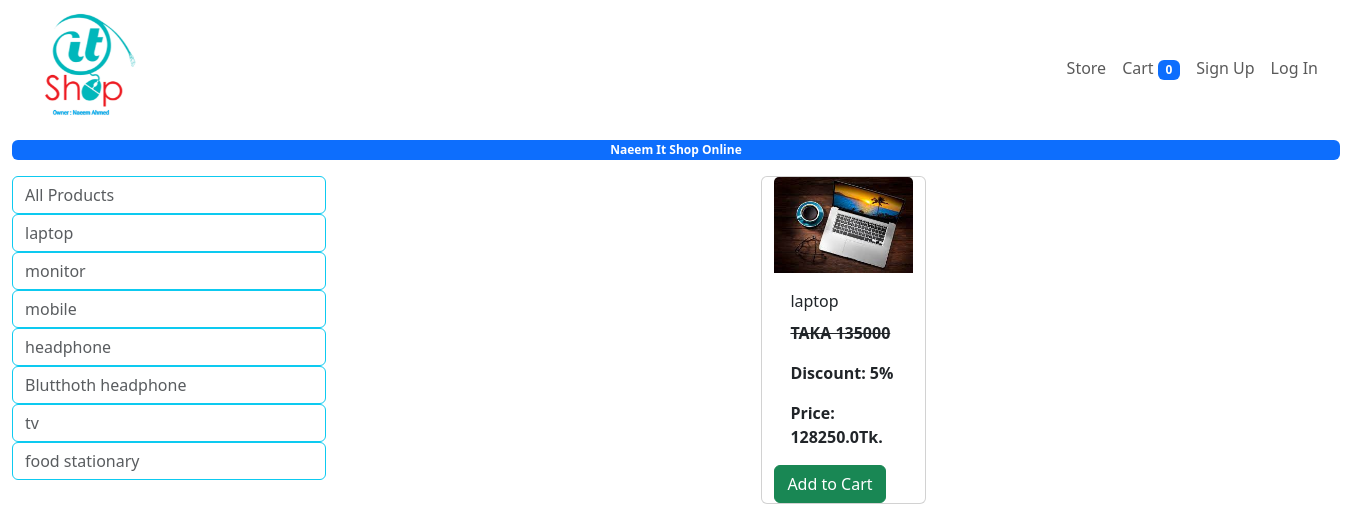
The app's page /store?category=2 with its own data.
### itshop/models.py (models this page shows, shortened)
class Category(models.Model):
    name=models.CharField(max_length=40)
    @staticmethod
    def get_all_categories():
        return Category.objects.all()

class Product(models.Model):
    name=models.CharField(max_length=50)
    purchage_price=models.IntegerField(default=0)
    sell_price=models.IntegerField(default=0)
    discount=models.IntegerField(default=0)
    description=models.CharField(max_length=200)
    image=models.ImageField(upload_to='uploads/products/')
    category=models.ForeignKey(Category,on_delete=models.CASCADE)
    @staticmethod
    def get_products_by_category_id(category_id):
        if category_id:
            return Product.objects.filter(category=category_id)
        else:
            return Product.objects.all()

### itshop/views.py (the view)
# urls.py: path('store',views.store , name='store'),
def store(request):
        products = None
        categories = Category.get_all_categories()
        CategoryID = request.GET.get('category')
        if CategoryID:
            products = Product.get_products_by_category_id(CategoryID)
        else:
            products = Product.get_all_products()
        data={}
        data['products']=products
        data['cat']=categories
        return render(request,'itshop/index.html',data)

### itshop/templatetags/custom_filter.py (called while the page is built)
@register.filter(name='currency')
def currency(num):
    return 'TAKA ' + str(num)

@register.filter(name='discount')
def discount(num):
    return 'Discount: ' + str(num) + '%'

@register.filter(name='price')
def price(num, num1):
    pr=num1- (num1*num/100)
    return 'Price: ' + str(pr) + 'Tk.'

### templates/itshop/index.html (shortened to what this page needs)
{% extends 'itshop/base.html' %} {% load custom_filter %} {% load cart %} {% block content %}
<div class="badge bg-primary text-center" style="width: 83rem">
  Naeem It Shop Online
</div>
<div class="container-fluit mt-3">
  <div class="row">
    <div class="col-lg-3">
      <div class="list-group">
        <a href="/" class="list-group-item-action btn btn-outline-info"
          >All Products</a
        >
        {% for category in cat %}
        <a
          href="/?category={{category.id}}"
          class="list-group-item-action btn btn-outline-info"
          >{{category.name}}</a
        >
        {% endfor %}
      </div>
    </div>
    <div class="col-md-9" mx-auto>
      <div class="row mx-auto">
        {% for product in products %}
        <div class="card mx-auto mb-3 col-lg-2" id="{{product.id}}">
          <img class="card-img-top" src="{{product.image.url}}" />
          <div class="card-body">
            <p class="card-title">{{product.name}}</p>
            <p class="card-text">
              <b> <s> {{product.sell_price|currency}} </s> </b>
            </p>
            <p class="card-text"><b> {{product.discount| discount}} </b></p>
            <p class="card-text">
              <b> {{product.discount| price:product.sell_price}} </b>
            </p>
          </div>
          <div class="cart-footer">
            <div class="row">
              <form action="#{{product.id}}" method="post">
                <input
                  type="submit"value="Add to Cart"class="btn btn-block btn-success"
                />
              </form>
            </div>
          </div>
        </div>
        {% endfor %}
      </div>
    </div>
  </div>
</div>
{% endblock%}

### templates/itshop/base.html (shortened to what this page needs)
{% load static %}
<!DOCTYPE html>
<html lang="en">
  <head>
    <link
      href="https://cdn.jsdelivr.net/npm/bootstrap@5.3.0-alpha1/dist/css/bootstrap.min.css"
      rel="stylesheet"
    />
  </head>
  <body>
    <div class="container-fluid">
      <nav class="navbar navbar-expand-lg rounded">
        <div class="container-fluid">
          <img width="120px" src="{% static './logo.png' %}" alt="logo" />
          <div class="collapse navbar-collapse" id="navbarNav">
            <ul class="navbar-nav ms-auto text-light">
              <li class="nav-item">
                <a class="nav-link" aria-current="page" href="#">Store</a>
              </li>
              <li class="nav-item">
                <a class="nav-link" href="/">Cart
                <span class="badge bg-primary"
                  >{{request.session.cart.keys|length}}</span
                >
              </a>
              </li>
              <li class="nav-item">
                <a class="nav-link" href="#">Sign Up</a>
              </li>
              <li class="nav-item">
                <a class="nav-link" href="#">Log In</a>
              </li>
            </ul>
          </div>
        </div>
      </nav>
      {% block content %} {% endblock%}
    </div>
  </body>
</html>

### records on screen
Category: name "laptop"
Category: name "monitor"
Category: name "mobile"
Category: name "headphone"
Category: name "Blutthoth headphone"
Category: name "tv"
Category: name "food stationary"
Product: image (picture), name "laptop", sell_price "TAKA 135000", discount|discount "Discount: 5%", discount "Price: 128250.0Tk."

### other values on screen
{{ request.session.cart.keys|length }} "0"
